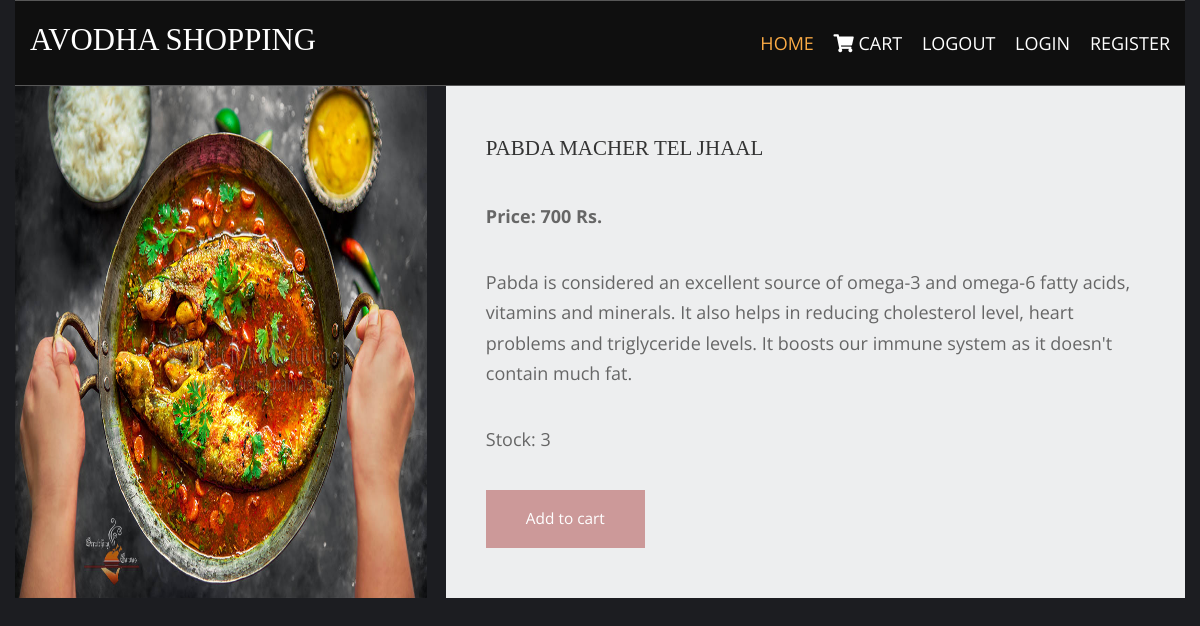
The app's page /fish-recepies/pabda-macher-tel-jhaal/ with its own data.
### shop/models.py (models this page shows, shortened)
class products(models.Model):
    name = models.CharField(max_length=123, unique=True)
    slug = models.CharField(max_length=123, unique=True)
    img = models.ImageField(upload_to='product')
    desc = models.TextField()
    stock = models.IntegerField()
    available = models.BooleanField()
    price = models.IntegerField()
    category = models.ForeignKey(catego, on_delete=models.CASCADE)

### shop/views.py (the view)
# urls.py: path('<slug:c_slug>/<slug:product_slug>/', views.productdetails, name='details'),
def productdetails(request, c_slug, product_slug):
    try:
        pro = products.objects.get(category__slug=c_slug, slug=product_slug)
    except Exception as e:
        raise e
    return render(request, 'item.html', {'pr': pro})

### templates/item.html (shortened to what this page needs)
<!DOCTYPE html>
{% extends 'base.html' %}
{% load static %}
{% block content %}
<html lang="en">
<head>
    <link href="{% static 'pr/fontawesome/pr/css/all.min.css' %}" rel="stylesheet" />
    <link href="{% static 'pr/css/templatemo-comparto.css' %}" rel="stylesheet" />
</head>
<body>
    <div class="container-fluid">
        <section class="tm-mb-1" id="about">
            <div class="tm-row tm-about-row">
                <div class="tm-section-1-l">
                    <img src="{{pr.img.url}}" alt="About image" class="tm-img-responsive">
                </div>
                <article class="tm-section-1-r tm-bg-color-8">
                    <h2 class="tm-mb-2 tm-title-color">{{pr.name}}</h2>
                    <p><b>Price: {{pr.price}} Rs.</b></p>
                    <p>{{pr.desc}}</p>
                    <p>Stock: {{pr.stock}}</p>
                    {% if pr.stock <= 0 %}
                    <h style="color:red;">Sorry, No stock left</h>
                    {% else %}
                    <a href="{% url 'addcart' pr.id %}" class="tm-btn tm-btn-1 tm-link-to-services">Add to cart</a>
                    {% endif %}
                </article>
            </div>
        </section>
    </div>
</body>
{% endblock %}

### static/hom/layout/styles/layout.css (style rules this page uses)
*, *::before, *::after { transition:all .3s ease-in-out; }
body { color:#A5A6AA; background-color:#1C1D21; }
a { color:#FBAB45; }

### static/pr/css/templatemo-comparto.css (style rules this page uses)
*, *::before, *::after { box-sizing: border-box; outline: none; }
ul, h1, h2, h3, h4, p, figure { padding: 0; margin: 0; }
body { font-family: 'Open Sans', Arial, sans-serif; font-size: 18px; overflow-x: hidden; padding-left: 15px; padding-right: 15px; margin: 0; }
h2 { font-size: 1.5rem; }
a { transition: all 0.3s ease; text-decoration: none; }
p { color: #666; line-height: 1.7; margin-bottom: 35px; }
h1, h2, h3, h4, h5, h6 { color: #333; }
.container-fluid { max-width: 1210px; margin-left: auto; margin-right: auto; }
.tm-mb-1 { margin-bottom: 20px; }
.tm-mb-2 { margin-bottom: 40px; }
.tm-bg-color-8 { background-color: #EDEEEF; }
.tm-img-responsive { max-width: 100%; height: auto; }
.tm-section-1-l { width: 57.85%; margin-right: 1.65%; }
.tm-section-1-r { padding: 50px 40px; width: 40.5%; }
.tm-row { display: flex; }
.tm-btn { display: inline-block; padding: 15px 40px; font-size: 1.1rem; border: none; background-color: #CC9999; color: white; }
a { color: #666; }

### static/hom/layout/styles/framework.css (style rules this page uses)
html { overflow-y:scroll; overflow-x:hidden; }
html, body { margin:0; padding:0; font-size:14px; line-height:1.6em; }
*, *::before, *::after { box-sizing:border-box; }
a { outline:none; text-decoration:none; }
img { width:auto; max-width:100%; height:auto; margin:0; padding:0; border:none; line-height:normal; vertical-align:middle; }
body, input, textarea, select { font-family:Verdana, Geneva, sans-serif; }
h1, h2, h3, h4, h5, h6, .heading { font-family:Georgia, "Times New Roman", Times, serif; }
::placeholder { opacity:1; }
h1, h2, h3, h4, h5, h6, .heading { margin:0 0 20px 0; font-size:1.4rem; line-height:normal; font-weight:normal; text-transform:uppercase; }
address, article, aside, figcaption, figure, footer, header, main, nav, section { display:block; margin:0; padding:0; }

### templates/item.html (style rules this page uses)
.tm-section-1-r { padding: 50px 40px; width: 50.5%; }
.tm-img-responsive { max-width: 100%; height: 100%; }
@media only screen and (max-device-width: 992px) { .tm-section-1-r { width: 99.5%; } }

### records on screen
products: img (picture), name "PABDA MACHER TEL JHAAL", price "700", desc "Pabda is considered an excellent source of omega-3 and omega-6 fatty acids, vitamins and minerals. It also helps in reducing cholesterol level, heart problems and triglyceride levels. It boosts our immune system as it doesn't contain much fat.", stock "3"
